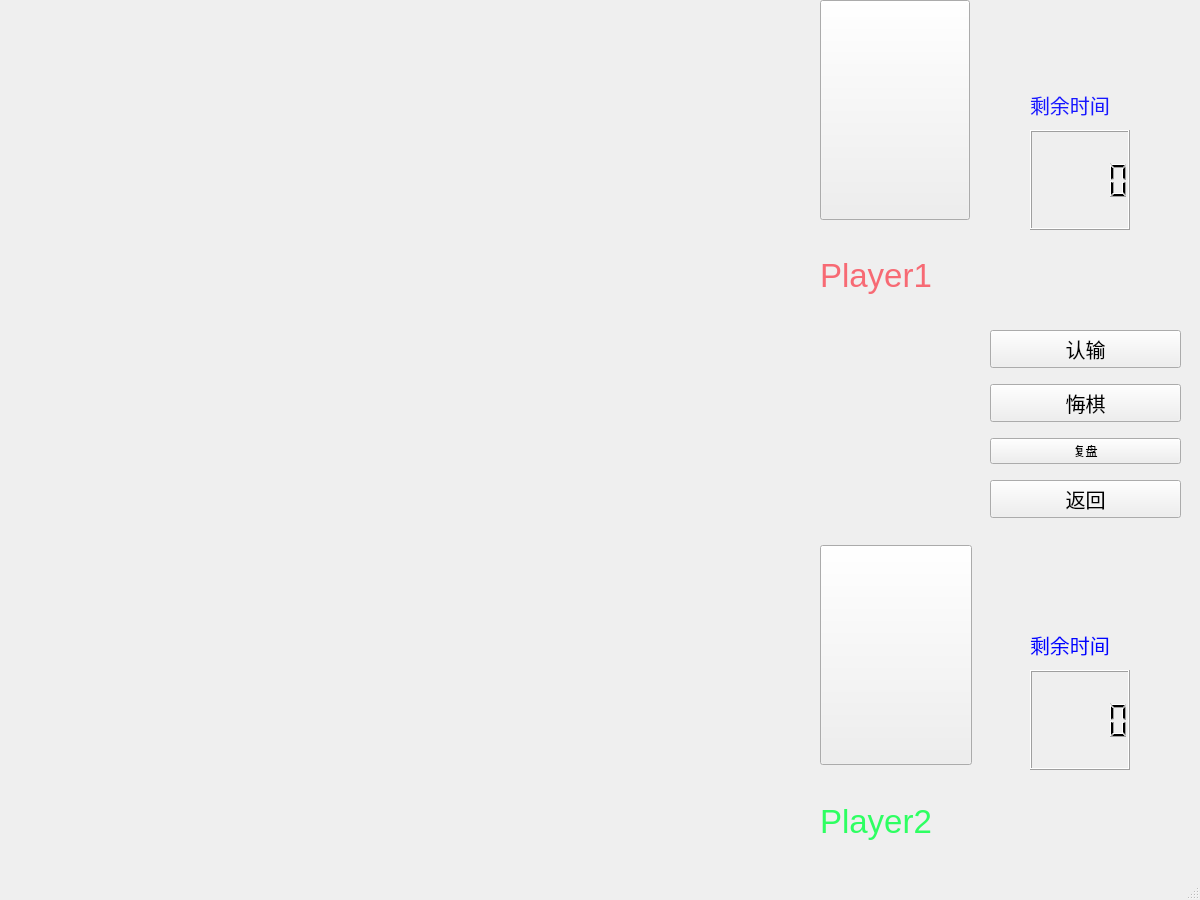
<?xml version="1.0" encoding="UTF-8"?>
<ui version="4.0">
 <class>gamescene1</class>
 <widget class="QMainWindow" name="gamescene1">
  <property name="geometry">
   <rect>
    <x>0</x>
    <y>0</y>
    <width>1200</width>
    <height>900</height>
   </rect>
  </property>
  <property name="minimumSize">
   <size>
    <width>1200</width>
    <height>900</height>
   </size>
  </property>
  <property name="maximumSize">
   <size>
    <width>2000</width>
    <height>1500</height>
   </size>
  </property>
  <property name="mouseTracking">
   <bool>true</bool>
  </property>
  <property name="windowTitle">
   <string>MainWindow</string>
  </property>
  <widget class="QWidget" name="centralwidget">
   <property name="mouseTracking">
    <bool>true</bool>
   </property>
   <widget class="QWidget" name="verticalLayoutWidget">
    <property name="geometry">
     <rect>
      <x>990</x>
      <y>320</y>
      <width>191</width>
      <height>211</height>
     </rect>
    </property>
    <layout class="QVBoxLayout" name="verticalLayout">
     <item>
      <widget class="QPushButton" name="pushButton_2">
       <property name="minimumSize">
        <size>
         <width>0</width>
         <height>12</height>
        </size>
       </property>
       <property name="font">
        <font>
         <family>楷体</family>
         <pointsize>15</pointsize>
         <weight>50</weight>
         <italic>false</italic>
         <bold>false</bold>
        </font>
       </property>
       <property name="styleSheet">
        <string notr="true">font: 15pt &quot;楷体&quot;;</string>
       </property>
       <property name="text">
        <string>认输</string>
       </property>
      </widget>
     </item>
     <item>
      <widget class="QPushButton" name="pushButton_4">
       <property name="font">
        <font>
         <family>楷体</family>
         <pointsize>15</pointsize>
         <weight>50</weight>
         <italic>false</italic>
         <bold>false</bold>
        </font>
       </property>
       <property name="styleSheet">
        <string notr="true">font: 15pt &quot;楷体&quot;;</string>
       </property>
       <property name="text">
        <string>悔棋</string>
       </property>
      </widget>
     </item>
     <item>
      <widget class="QPushButton" name="pushButton_7">
       <property name="minimumSize">
        <size>
         <width>0</width>
         <height>0</height>
        </size>
       </property>
       <property name="styleSheet">
        <string notr="true">font: 15pt &quot;楷体&quot;;</string>
       </property>
       <property name="text">
        <string>复盘</string>
       </property>
      </widget>
     </item>
     <item>
      <widget class="QPushButton" name="pushButton">
       <property name="minimumSize">
        <size>
         <width>0</width>
         <height>0</height>
        </size>
       </property>
       <property name="font">
        <font>
         <family>楷体</family>
         <pointsize>15</pointsize>
         <weight>50</weight>
         <italic>false</italic>
         <bold>false</bold>
        </font>
       </property>
       <property name="styleSheet">
        <string notr="true">font: 15pt &quot;楷体&quot;;</string>
       </property>
       <property name="text">
        <string>返回</string>
       </property>
      </widget>
     </item>
    </layout>
   </widget>
   <widget class="QLCDNumber" name="lcdNumber_2">
    <property name="geometry">
     <rect>
      <x>1030</x>
      <y>670</y>
      <width>100</width>
      <height>100</height>
     </rect>
    </property>
    <property name="minimumSize">
     <size>
      <width>100</width>
      <height>100</height>
     </size>
    </property>
    <property name="maximumSize">
     <size>
      <width>100</width>
      <height>100</height>
     </size>
    </property>
    <property name="styleSheet">
     <string notr="true">border-color: rgb(255, 247, 254);</string>
    </property>
    <property name="inputMethodHints">
     <set>Qt::ImhTime</set>
    </property>
   </widget>
   <widget class="QLCDNumber" name="lcdNumber">
    <property name="geometry">
     <rect>
      <x>1030</x>
      <y>130</y>
      <width>100</width>
      <height>100</height>
     </rect>
    </property>
    <property name="minimumSize">
     <size>
      <width>100</width>
      <height>100</height>
     </size>
    </property>
    <property name="maximumSize">
     <size>
      <width>100</width>
      <height>100</height>
     </size>
    </property>
    <property name="contextMenuPolicy">
     <enum>Qt::ActionsContextMenu</enum>
    </property>
    <property name="inputMethodHints">
     <set>Qt::ImhTime</set>
    </property>
   </widget>
   <widget class="QLabel" name="label_4">
    <property name="geometry">
     <rect>
      <x>1030</x>
      <y>80</y>
      <width>100</width>
      <height>50</height>
     </rect>
    </property>
    <property name="minimumSize">
     <size>
      <width>100</width>
      <height>50</height>
     </size>
    </property>
    <property name="maximumSize">
     <size>
      <width>100</width>
      <height>50</height>
     </size>
    </property>
    <property name="font">
     <font>
      <family>Arial</family>
      <pointsize>15</pointsize>
     </font>
    </property>
    <property name="styleSheet">
     <string notr="true">color: rgb(23, 23, 255);</string>
    </property>
    <property name="text">
     <string>剩余时间</string>
    </property>
   </widget>
   <widget class="QLabel" name="label_6">
    <property name="geometry">
     <rect>
      <x>1060</x>
      <y>580</y>
      <width>50</width>
      <height>50</height>
     </rect>
    </property>
    <property name="minimumSize">
     <size>
      <width>50</width>
      <height>50</height>
     </size>
    </property>
    <property name="maximumSize">
     <size>
      <width>50</width>
      <height>50</height>
     </size>
    </property>
    <property name="text">
     <string/>
    </property>
   </widget>
   <widget class="QLabel" name="label_5">
    <property name="geometry">
     <rect>
      <x>1060</x>
      <y>40</y>
      <width>50</width>
      <height>50</height>
     </rect>
    </property>
    <property name="minimumSize">
     <size>
      <width>50</width>
      <height>50</height>
     </size>
    </property>
    <property name="maximumSize">
     <size>
      <width>50</width>
      <height>50</height>
     </size>
    </property>
    <property name="text">
     <string/>
    </property>
   </widget>
   <widget class="QLabel" name="label_3">
    <property name="geometry">
     <rect>
      <x>1030</x>
      <y>620</y>
      <width>100</width>
      <height>50</height>
     </rect>
    </property>
    <property name="minimumSize">
     <size>
      <width>100</width>
      <height>50</height>
     </size>
    </property>
    <property name="maximumSize">
     <size>
      <width>100</width>
      <height>50</height>
     </size>
    </property>
    <property name="font">
     <font>
      <family>Arial</family>
      <pointsize>15</pointsize>
     </font>
    </property>
    <property name="styleSheet">
     <string notr="true">color: rgb(0, 4, 255);</string>
    </property>
    <property name="text">
     <string>剩余时间</string>
    </property>
   </widget>
   <widget class="QWidget" name="verticalLayoutWidget_2">
    <property name="geometry">
     <rect>
      <x>820</x>
      <y>0</y>
      <width>152</width>
      <height>871</height>
     </rect>
    </property>
    <layout class="QVBoxLayout" name="verticalLayout_2">
     <item>
      <widget class="QPushButton" name="pushButton_5">
       <property name="minimumSize">
        <size>
         <width>150</width>
         <height>220</height>
        </size>
       </property>
       <property name="maximumSize">
        <size>
         <width>150</width>
         <height>220</height>
        </size>
       </property>
       <property name="sizeIncrement">
        <size>
         <width>250</width>
         <height>400</height>
        </size>
       </property>
       <property name="baseSize">
        <size>
         <width>250</width>
         <height>400</height>
        </size>
       </property>
       <property name="autoFillBackground">
        <bool>false</bool>
       </property>
       <property name="styleSheet">
        <string notr="true">border-image: url(:/new1/p3~1.jpg);
</string>
       </property>
       <property name="text">
        <string/>
       </property>
      </widget>
     </item>
     <item>
      <widget class="QLabel" name="label">
       <property name="minimumSize">
        <size>
         <width>150</width>
         <height>100</height>
        </size>
       </property>
       <property name="maximumSize">
        <size>
         <width>150</width>
         <height>100</height>
        </size>
       </property>
       <property name="font">
        <font>
         <family>Arial</family>
         <pointsize>25</pointsize>
        </font>
       </property>
       <property name="text">
        <string>&lt;html&gt;&lt;head/&gt;&lt;body&gt;&lt;p&gt;&lt;span style=&quot; color:#f76a74;&quot;&gt;Player1&lt;/span&gt;&lt;/p&gt;&lt;/body&gt;&lt;/html&gt;</string>
       </property>
      </widget>
     </item>
     <item>
      <spacer name="verticalSpacer">
       <property name="orientation">
        <enum>Qt::Vertical</enum>
       </property>
       <property name="sizeHint" stdset="0">
        <size>
         <width>20</width>
         <height>40</height>
        </size>
       </property>
      </spacer>
     </item>
     <item>
      <widget class="QPushButton" name="pushButton_6">
       <property name="minimumSize">
        <size>
         <width>150</width>
         <height>220</height>
        </size>
       </property>
       <property name="maximumSize">
        <size>
         <width>250</width>
         <height>400</height>
        </size>
       </property>
       <property name="styleSheet">
        <string notr="true">border-image: url(:/new1/p2~1.jpg);</string>
       </property>
       <property name="text">
        <string/>
       </property>
      </widget>
     </item>
     <item>
      <widget class="QLabel" name="label_2">
       <property name="minimumSize">
        <size>
         <width>150</width>
         <height>100</height>
        </size>
       </property>
       <property name="maximumSize">
        <size>
         <width>16777213</width>
         <height>16777215</height>
        </size>
       </property>
       <property name="font">
        <font>
         <family>Arial</family>
         <pointsize>25</pointsize>
        </font>
       </property>
       <property name="styleSheet">
        <string notr="true">color: rgb(46, 255, 98);</string>
       </property>
       <property name="text">
        <string>Player2</string>
       </property>
      </widget>
     </item>
    </layout>
   </widget>
  </widget>
  <widget class="QMenuBar" name="menubar">
   <property name="geometry">
    <rect>
     <x>0</x>
     <y>0</y>
     <width>1200</width>
     <height>26</height>
    </rect>
   </property>
  </widget>
  <widget class="QStatusBar" name="statusbar"/>
 </widget>
 <resources/>
 <connections/>
</ui>
